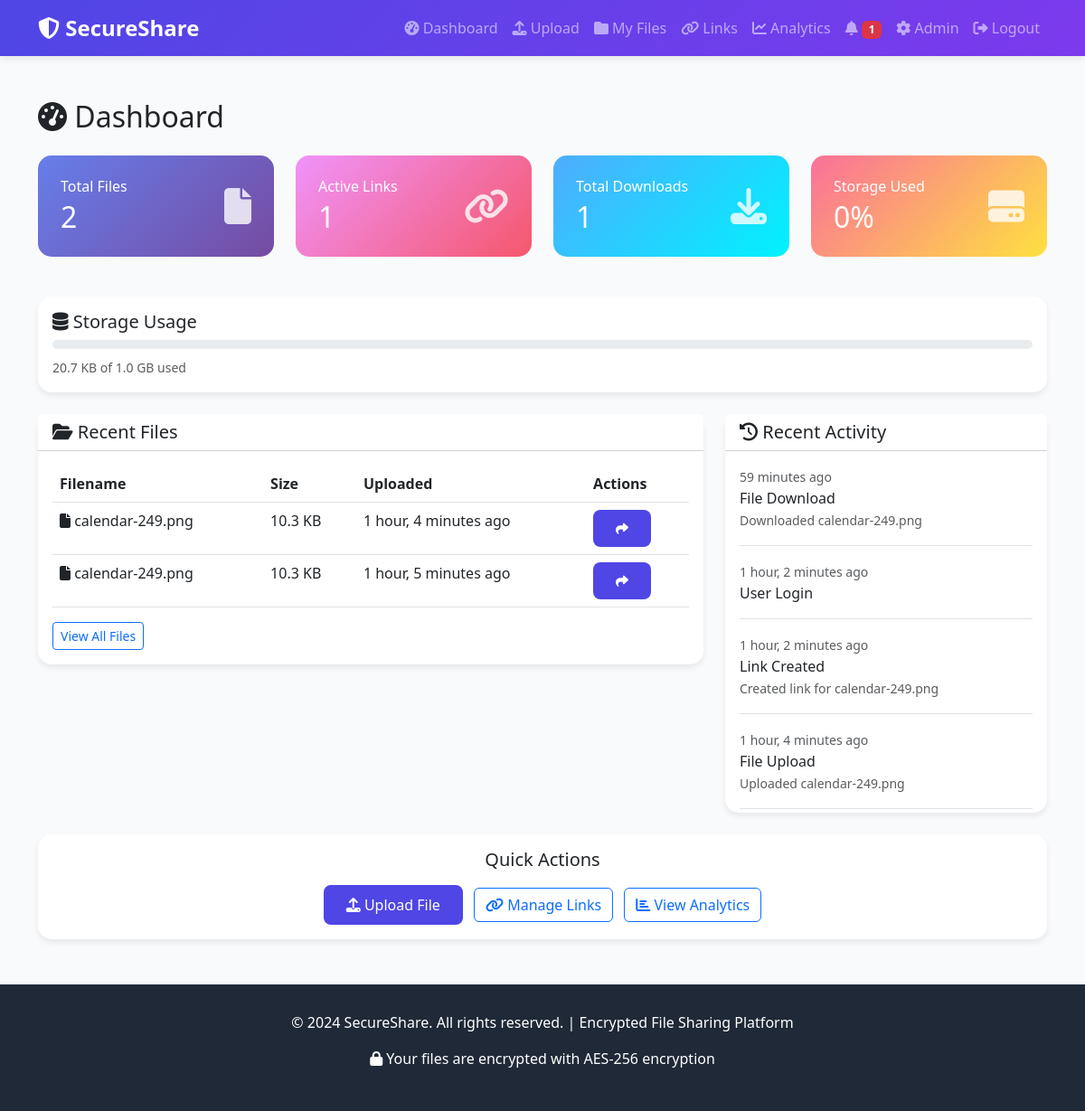
The page /dashboard/ (signed in) on the database its author committed.
### core/models.py (models this page shows, shortened)
class EncryptedFile(models.Model):
    id = models.UUIDField(primary_key=True, default=uuid.uuid4, editable=False)
    owner = models.ForeignKey(User, on_delete=models.CASCADE, related_name='files')
    original_filename = models.CharField(max_length=255)
    encrypted_filename = models.CharField(max_length=255)
    file_size = models.BigIntegerField()
    file_hash = models.CharField(max_length=64)
    encryption_iv = models.BinaryField()
    uploaded_at = models.DateTimeField(auto_now_add=True)
    is_active = models.BooleanField(default=True)

class ActivityLog(models.Model):
    ACTIVITY_TYPES = [
        ('upload', 'File Upload'),
        ('download', 'File Download'),
        ('link_created', 'Link Created'),
        ('link_accessed', 'Link Accessed'),
        ('login', 'User Login'),
        ('logout', 'User Logout'),
    ]
    user = models.ForeignKey(User, on_delete=models.SET_NULL, null=True, blank=True)
    activity_type = models.CharField(max_length=20, choices=ACTIVITY_TYPES)
    file = models.ForeignKey(EncryptedFile, on_delete=models.SET_NULL, null=True, blank=True)
    link = models.ForeignKey(ShareableLink, on_delete=models.SET_NULL, null=True, blank=True)
    ip_address = models.GenericIPAddressField(null=True, blank=True)
    user_agent = models.TextField(blank=True)
    details = models.TextField(blank=True)
    timestamp = models.DateTimeField(auto_now_add=True)
    class Meta:
        ordering = ['-timestamp']

### core/views.py (the view)
# urls.py: path('dashboard/', views.dashboard, name='dashboard'),
@login_required
def dashboard(request):
    profile = request.user.userprofile
    total_files = EncryptedFile.objects.filter(owner=request.user, is_active=True).count()
    total_links = ShareableLink.objects.filter(file__owner=request.user, is_active=True).count()
    total_downloads = ActivityLog.objects.filter(user=request.user, activity_type='download').count()
    recent_files = EncryptedFile.objects.filter(owner=request.user, is_active=True).order_by('-uploaded_at')[:5]
    recent_activities = ActivityLog.objects.filter(user=request.user)[:10]
    unread_notifications = Notification.objects.filter(user=request.user, is_read=False).count()
    context = {
        'total_files': total_files,
        'total_links': total_links,
        'total_downloads': total_downloads,
        'recent_files': recent_files,
        'recent_activities': recent_activities,
        'storage_used': profile.storage_used,
        'storage_limit': profile.storage_limit,
        'storage_percentage': (profile.storage_used / profile.storage_limit * 100) if profile.storage_limit > 0 else 0,
        'unread_notifications': unread_notifications,
    }
    return render(request, 'dashboard.html', context)

### core/templates/dashboard.html (shortened to what this page needs)
{% extends 'base.html' %}
{% block content %}
<h2 class="mb-4"><i class="fas fa-tachometer-alt"></i> Dashboard</h2>
<div class="row g-4 mb-4">
    <div class="col-md-3">
        <div class="stat-card">
            <div class="d-flex justify-content-between align-items-center">
                <div>
                    <h6 class="mb-1">Total Files</h6>
                    <h2 class="mb-0">{{ total_files }}</h2>
                </div>
                <i class="fas fa-file"></i>
            </div>
        </div>
    </div>
    <div class="col-md-3">
        <div class="stat-card" style="background: linear-gradient(135deg, #F093FB 0%, #F5576C 100%);">
            <div class="d-flex justify-content-between align-items-center">
                <div>
                    <h6 class="mb-1">Active Links</h6>
                    <h2 class="mb-0">{{ total_links }}</h2>
                </div>
                <i class="fas fa-link"></i>
            </div>
        </div>
    </div>
    <div class="col-md-3">
        <div class="stat-card" style="background: linear-gradient(135deg, #4FACFE 0%, #00F2FE 100%);">
            <div class="d-flex justify-content-between align-items-center">
                <div>
                    <h6 class="mb-1">Total Downloads</h6>
                    <h2 class="mb-0">{{ total_downloads }}</h2>
                </div>
                <i class="fas fa-download"></i>
            </div>
        </div>
    </div>
    <div class="col-md-3">
        <div class="stat-card" style="background: linear-gradient(135deg, #FA709A 0%, #FEE140 100%);">
            <div class="d-flex justify-content-between align-items-center">
                <div>
                    <h6 class="mb-1">Storage Used</h6>
                    <h2 class="mb-0">{{ storage_percentage|floatformat:0 }}%</h2>
                </div>
                <i class="fas fa-hdd"></i>
            </div>
        </div>
    </div>
</div>
<div class="card mb-4">
    <div class="card-body">
        <h5 class="card-title"><i class="fas fa-database"></i> Storage Usage</h5>
        <div class="progress mb-2">
        </div>
        <small class="text-muted">
            {{ storage_used|filesizeformat }} of {{ storage_limit|filesizeformat }} used
        </small>
    </div>
</div>
<div class="row">
    <div class="col-lg-8">
        <div class="card mb-4">
            <div class="card-header bg-white">
                <h5 class="mb-0"><i class="fas fa-folder-open"></i> Recent Files</h5>
            </div>
            <div class="card-body">
                {% if recent_files %}
                <div class="table-responsive">
                    <table class="table table-hover">
                        <thead>
                            <tr>
                                <th>Filename</th>
                                <th>Size</th>
                                <th>Uploaded</th>
                                <th>Actions</th>
                            </tr>
                        </thead>
                        <tbody>
                            {% for file in recent_files %}
                            <tr>
                                <td><i class="fas fa-file"></i> {{ file.original_filename }}</td>
                                <td>{{ file.file_size|filesizeformat }}</td>
                                <td>{{ file.uploaded_at|timesince }} ago</td>
                                <td>
                                    <a href="{% url 'create_link' file.id %}" class="btn btn-sm btn-primary">
                                        <i class="fas fa-share"></i>
                                    </a>
                                </td>
                            </tr>
                            {% endfor %}
                        </tbody>
                    </table>
                </div>
                {% else %}
                <p class="text-muted text-center py-4">No files uploaded yet</p>
                {% endif %}
                <a href="{% url 'my_files' %}" class="btn btn-outline-primary btn-sm">View All Files</a>
            </div>
        </div>
    </div>
    <div class="col-lg-4">
        <div class="card">
            <div class="card-header bg-white">
                <h5 class="mb-0"><i class="fas fa-history"></i> Recent Activity</h5>
            </div>
            <div class="card-body" style="max-height: 400px; overflow-y: auto;">
                {% if recent_activities %}
                {% for activity in recent_activities %}
                <div class="d-flex align-items-start mb-3 pb-3 border-bottom">
                    <div class="flex-grow-1">
                        <small class="text-muted">{{ activity.timestamp|timesince }} ago</small>
                        <p class="mb-0">{{ activity.get_activity_type_display }}</p>
                        {% if activity.details %}
                        <small class="text-muted">{{ activity.details }}</small>
                        {% endif %}
                    </div>
                </div>
                {% endfor %}
                {% else %}
                <p class="text-muted text-center py-4">No recent activity</p>
                {% endif %}
            </div>
        </div>
    </div>
</div>
<div class="row mt-4">
    <div class="col-12">
        <div class="card">
            <div class="card-body text-center">
                <h5 class="mb-3">Quick Actions</h5>
                <a href="{% url 'upload_file' %}" class="btn btn-primary me-2">
                    <i class="fas fa-upload"></i> Upload File
                </a>
                <a href="{% url 'my_links' %}" class="btn btn-outline-primary me-2">
                    <i class="fas fa-link"></i> Manage Links
                </a>
                <a href="{% url 'analytics' %}" class="btn btn-outline-primary">
                    <i class="fas fa-chart-bar"></i> View Analytics
                </a>
            </div>
        </div>
    </div>
</div>
{% endblock %}

### core/templates/base.html (shortened to what this page needs)
<!DOCTYPE html>
<html lang="en">
<head>
    <link href="https://cdnjs.cloudflare.com/ajax/libs/bootstrap/5.3.0/css/bootstrap.min.css" rel="stylesheet">
    <link href="https://cdnjs.cloudflare.com/ajax/libs/font-awesome/6.4.0/css/all.min.css" rel="stylesheet">
</head>
<body>
    <nav class="navbar navbar-expand-lg navbar-dark">
        <div class="container">
            <a class="navbar-brand" href="{% url 'home' %}">
                <i class="fas fa-shield-alt"></i> SecureShare
            </a>
            <div class="collapse navbar-collapse" id="navbarNav">
                <ul class="navbar-nav ms-auto">
                    {% if user.is_authenticated %}
                        <li class="nav-item">
                            <a class="nav-link" href="{% url 'dashboard' %}"><i class="fas fa-tachometer-alt"></i> Dashboard</a>
                        </li>
                        <li class="nav-item">
                            <a class="nav-link" href="{% url 'upload_file' %}"><i class="fas fa-upload"></i> Upload</a>
                        </li>
                        <li class="nav-item">
                            <a class="nav-link" href="{% url 'my_files' %}"><i class="fas fa-folder"></i> My Files</a>
                        </li>
                        <li class="nav-item">
                            <a class="nav-link" href="{% url 'my_links' %}"><i class="fas fa-link"></i> Links</a>
                        </li>
                        <li class="nav-item">
                            <a class="nav-link" href="{% url 'analytics' %}"><i class="fas fa-chart-line"></i> Analytics</a>
                        </li>
                        <li class="nav-item">
                            <a class="nav-link" href="{% url 'notifications' %}">
                                <i class="fas fa-bell"></i>
                                {% if unread_notifications > 0 %}
                                <span class="badge bg-danger">{{ unread_notifications }}</span>
                                {% endif %}
                            </a>
                        </li>
                        {% if user.userprofile.is_admin %}
                        <li class="nav-item">
                            <a class="nav-link" href="{% url 'admin_dashboard' %}"><i class="fas fa-cog"></i> Admin</a>
                        </li>
                        {% endif %}
                        <li class="nav-item">
                            <a class="nav-link" href="{% url 'logout' %}"><i class="fas fa-sign-out-alt"></i> Logout</a>
                        </li>
                    {% endif %}
                </ul>
            </div>
        </div>
    </nav>
    <main class="container my-5">
        {% block content %}{% endblock %}
    </main>
    <footer class="footer">
        <div class="container text-center">
            <p>&copy; 2024 SecureShare. All rights reserved. | Encrypted File Sharing Platform</p>
            <p><i class="fas fa-lock"></i> Your files are encrypted with AES-256 encryption</p>
        </div>
    </footer>
</body>
</html>

### core/templates/base.html (style rules this page uses)
:root { --primary-color: #4F46E5; --secondary-color: #10B981; --dark-bg: #1F2937; --light-bg: #F9FAFB; }
body { font-family: 'Segoe UI', Tahoma, Geneva, Verdana, sans-serif; background-color: var(--light-bg); }
.navbar { background: linear-gradient(135deg, var(--primary-color), #7C3AED); box-shadow: 0 2px 10px rgba(0,0,0,0.1); }
.navbar-brand { font-weight: bold; font-size: 1.5rem; }
.card { border: none; border-radius: 15px; box-shadow: 0 4px 6px rgba(0,0,0,0.07); transition: transform 0.3s, box-shadow 0.3s; }
.btn-primary { background: var(--primary-color); border: none; border-radius: 8px; padding: 10px 25px; transition: all 0.3s; }
.stat-card { background: linear-gradient(135deg, #667EEA 0%, #764BA2 100%); color: white; border-radius: 15px; padding: 25px; margin-bottom: 20px; }
.stat-card i { font-size: 2.5rem; opacity: 0.8; }
.footer { background-color: var(--dark-bg); color: white; padding: 30px 0; margin-top: 50px; }
.progress { height: 10px; border-radius: 10px; }

### rows shown on the page
EncryptedFile: original_filename "calendar-249.png", file_size|filesizeformat "10.3 KB", uploaded_at "1 hour, 4 minutes"
EncryptedFile: original_filename "calendar-249.png", file_size|filesizeformat "10.3 KB", uploaded_at "1 hour, 5 minutes"
ActivityLog: timestamp "59 minutes", activity_type "File Download", details "Downloaded calendar-249.png"
ActivityLog: timestamp "1 hour, 2 minutes", activity_type "User Login"
ActivityLog: timestamp "1 hour, 2 minutes", activity_type "Link Created", details "Created link for calendar-249.png"
ActivityLog: timestamp "1 hour, 4 minutes", activity_type "File Upload", details "Uploaded calendar-249.png"

### other values the page prints
{{ unread_notifications }} "1"
{{ total_files }} "2"
{{ total_links }} "1"
{{ total_downloads }} "1"
{{ storage_percentage|floatformat:0 }} "0"
{{ storage_used|filesizeformat }} "20.7 KB"
{{ storage_limit|filesizeformat }} "1.0 GB"
